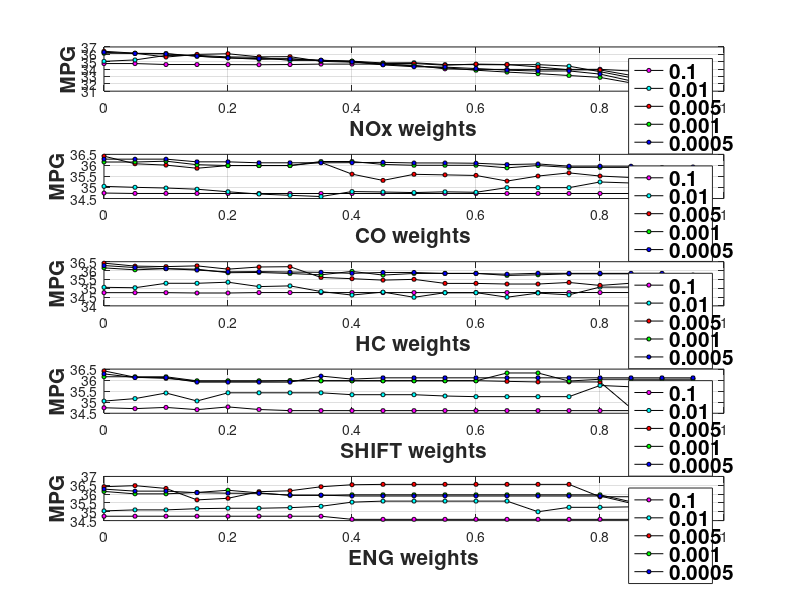
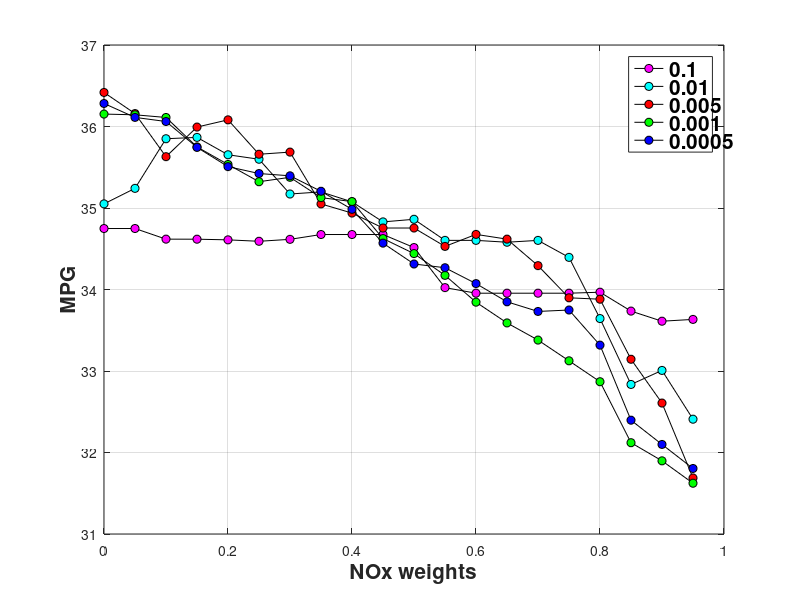
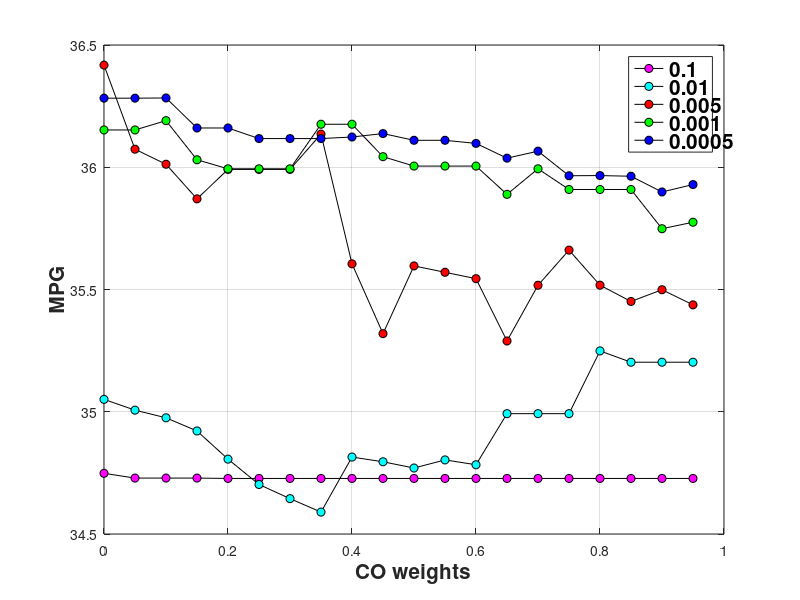
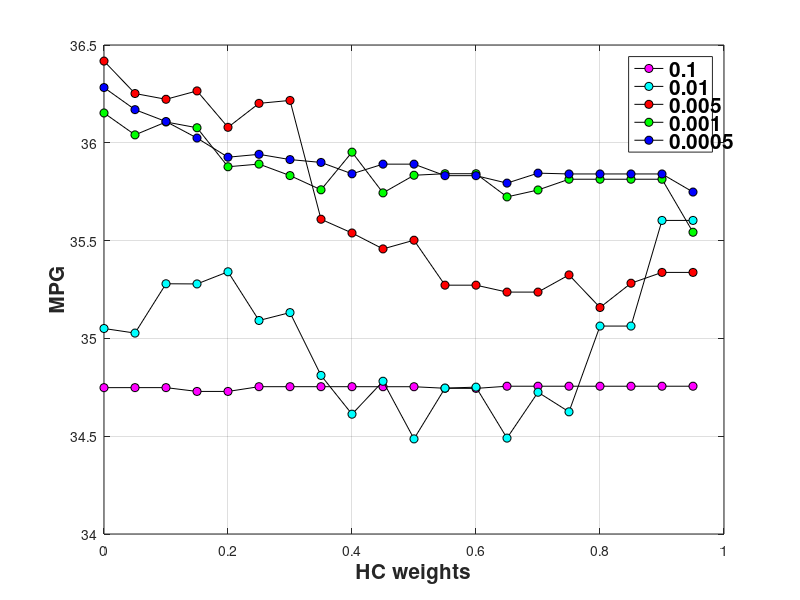

MATLAB code for these plots, in order:
clear;clf;
C = [[1 0 1];[0 1 1];[1 0 0];[0 1 0];[0 0 1]]; % Cell array of colros.
h = 14;
r=6;
for i = 1:5
    
    if i == 1
        load SOC_grid_1;
    elseif i == 2
        load SOC_grid_01;
    elseif i == 3
        load SOC_grid_005;
    elseif i == 4
        load SOC_grid_001;
    else
        load SOC_grid_0005;
    end
    
    
    figure(1)
    subplot(5,1,1)
    plot(result.a1(1,:),result.mpg(1,:),'-ko',...
        'LineWidth',0.5,...
        'MarkerEdgeColor','k',...
        'MarkerFaceColor',C(i,:),...
        'MarkerSize',3)
    grid on
    ylabel('MPG')
    xlabel('NOx weights')
    legend('0.1', '0.01', '0.005','0.001','0.0005');
    hold on
    
    subplot(5,1,2)
    plot(result.a2(2,:),result.mpg(2,:),'-ko',...
        'LineWidth',0.5,...
        'MarkerEdgeColor','k',...
        'MarkerFaceColor',C(i,:),...
        'MarkerSize',3)
    grid on
    ylabel('MPG')
    xlabel('CO weights')
    legend('0.1', '0.01', '0.005','0.001','0.0005');
    hold on
    
    subplot(5,1,3)
    plot(result.a3(3,:),result.mpg(3,:),'-ko',...
        'LineWidth',0.5,...
        'MarkerEdgeColor','k',...
        'MarkerFaceColor',C(i,:),...
        'MarkerSize',3)
    grid on
    ylabel('MPG')
    xlabel('HC weights')
    legend('0.1', '0.01', '0.005','0.001','0.0005');
    hold on
    
    subplot(5,1,4)
    plot(result.shift(4,:),result.mpg(4,:),'-ko',...
        'LineWidth',0.5,...
        'MarkerEdgeColor','k',...
        'MarkerFaceColor',C(i,:),...
        'MarkerSize',3)
    grid on
    ylabel('MPG')
    xlabel('SHIFT weights')
    legend('0.1', '0.01', '0.005','0.001','0.0005');
    hold on
    
    subplot(5,1,5)
    plot(result.eng(5,:),result.mpg(5,:),'-ko',...
        'LineWidth',0.5,...
        'MarkerEdgeColor','k',...
        'MarkerFaceColor',C(i,:),...
        'MarkerSize',3)
    grid on
    ylabel('MPG')
    xlabel('ENG weights')
    legend('0.1', '0.01', '0.005','0.001','0.0005');
    hold on
end

hold off
set(findall(gcf,'type','text'),'FontSize',15,'fontWeight','bold')

%%
for i = 1:5
    
    if i == 1
        load SOC_grid_1;
    elseif i == 2
        load SOC_grid_01;
    elseif i == 3
        load SOC_grid_005;
    elseif i == 4
        load SOC_grid_001;
    else
        load SOC_grid_0005;
    end
    
    
    figure(2)
    plot(result.a1(1,:),result.mpg(1,:),'-ko',...
        'LineWidth',0.5,...
        'MarkerEdgeColor','k',...
        'MarkerFaceColor',C(i,:),...
        'MarkerSize',r)
    grid on
    ylabel('MPG')
    xlabel('NOx weights')
    legend('0.1', '0.01', '0.005','0.001','0.0005');
    set(findall(gcf,'type','text'),'FontSize',15,'fontWeight','bold')
    hold on
    
   figure(3)
    plot(result.a2(2,:),result.mpg(2,:),'-ko',...
        'LineWidth',0.5,...
        'MarkerEdgeColor','k',...
        'MarkerFaceColor',C(i,:),...
        'MarkerSize',r)
    grid on
    ylabel('MPG')
    xlabel('CO weights')
    legend('0.1', '0.01', '0.005','0.001','0.0005');
    set(findall(gcf,'type','text'),'FontSize',15,'fontWeight','bold')
    hold on
    
   figure(4)
    plot(result.a3(3,:),result.mpg(3,:),'-ko',...
        'LineWidth',0.5,...
        'MarkerEdgeColor','k',...
        'MarkerFaceColor',C(i,:),...
        'MarkerSize',r)
    grid on
    ylabel('MPG')
    xlabel('HC weights')
    legend('0.1', '0.01', '0.005','0.001','0.0005');
    set(findall(gcf,'type','text'),'FontSize',15,'fontWeight','bold')
    hold on
    
   figure(5)
    plot(result.shift(4,:),result.mpg(4,:),'-ko',...
        'LineWidth',0.5,...
        'MarkerEdgeColor','k',...
        'MarkerFaceColor',C(i,:),...
        'MarkerSize',r)
    grid on
    ylabel('MPG')
    xlabel('SHIFT weights')
    legend('0.1', '0.01', '0.005','0.001','0.0005');
    set(findall(gcf,'type','text'),'FontSize',15,'fontWeight','bold')
    hold on
    
   figure(6)
    plot(result.eng(5,:),result.mpg(5,:),'-ko',...
        'LineWidth',0.5,...
        'MarkerEdgeColor','k',...
        'MarkerFaceColor',C(i,:),...
        'MarkerSize',r)
    grid on
    ylabel('MPG')
    xlabel('ENG weights')
    legend('0.1', '0.01', '0.005','0.001','0.0005');
    set(findall(gcf,'type','text'),'FontSize',15,'fontWeight','bold')
    hold on
end

hold off
set(findall(gcf,'type','text'),'FontSize',15,'fontWeight','bold')

